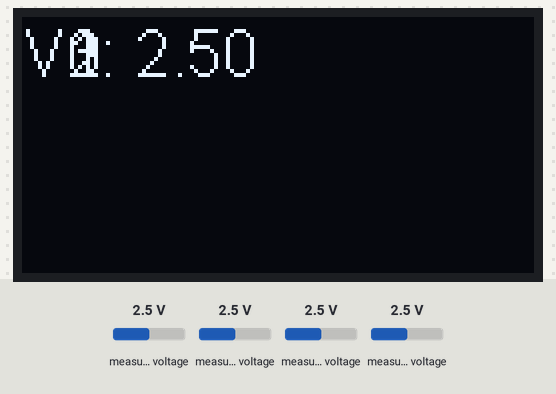
This sketch was run on a simulated ESP32. Parts: 128×64 one-colour display. The inputs (shaded band) are chosen by the test bench; at power-on: measured voltage 2.5 V.

Above: at 1.2 s.
1.3 s: measured voltage (sensor 200) set to 0.1 V
At 1.8 s:
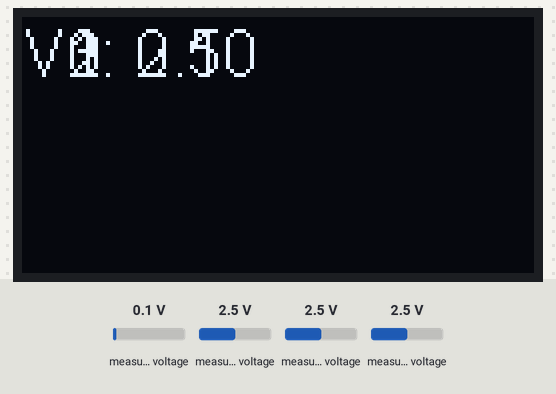
2.8 s: measured voltage (sensor 201) set to 1.2 V
At 4.0 s:
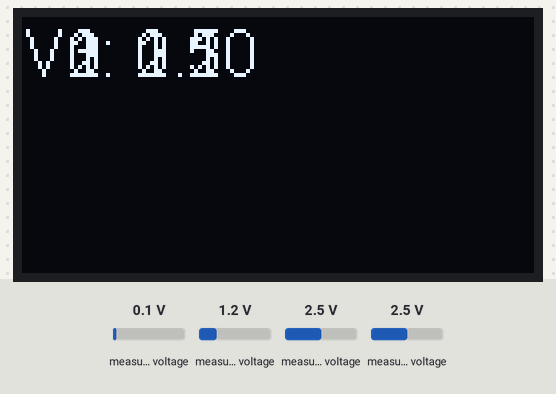
4.3 s: measured voltage (sensor 202) set to 3.8 V
5.8 s: measured voltage (sensor 203) set to 0.1 V
At 6.4 s:
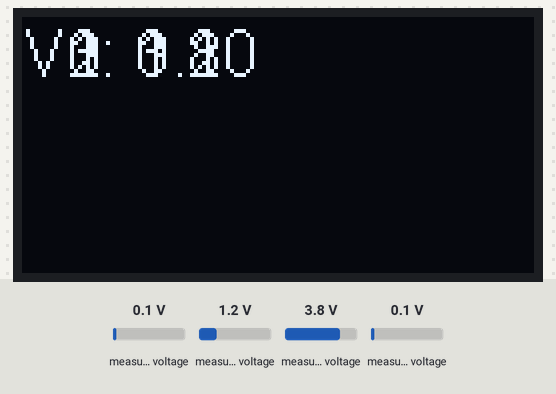
7.3 s: measured voltage (sensor 200) set to 4.9 V
At 8.2 s:
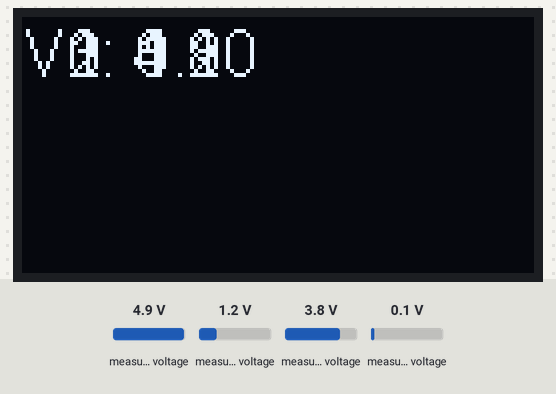
8.8 s: measured voltage (sensor 201) set to 0.1 V
At 9.8 s:
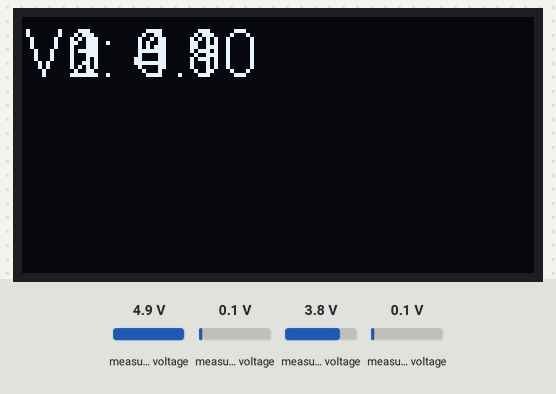
Timing chart, 0 to 11.3 s (numbered marks = the images above; inputs shaded):
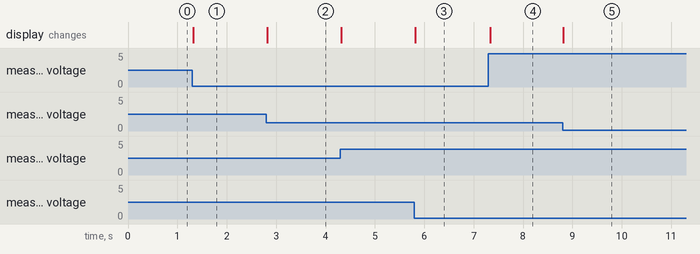

Measured:
- after the input at 1.3 s, the display: changes at once (image 1)
- after the input at 2.8 s, the display: changes at once (image 2)
- after the input at 5.8 s, the display: changes at once (image 3)
- after the input at 7.3 s, the display: changes at once (image 4)
- after the input at 8.8 s, the display: changes at once (image 5)

The sketch:

ESP32OledVoltageSD.ino
```cpp
#include <Wire.h>  // Only needed for Arduino 1.6.5 and earlier
#include "SSD1306.h" // alias for #include "SSD1306Wire.h
#include <Adafruit_ADS1015.h> //https://github.com/soligen2010/Adafruit_ADS1X15

Adafruit_ADS1015 ads(0x48); //Connect Address pin to GND to get address 0x48
//Sensor connected to 5 (SDA), 4 (SCL)
float V0 = 0.0;
float V1 = 0.0;
float V2 = 0.0;
float V3 = 0.0;
// Initialize the OLED display using Wire library
SSD1306  display(0x3c, 5, 4);


void setup() {
	Serial.begin(115200);
	// Initialising the ADS1015
	ads.begin();
	ads.setGain(GAIN_TWOTHIRDS);  // 2/3x gain +/- 6.144V  1 bit = 3mV

	// Initialising the UI will init the display too.
	display.init();
	display.flipScreenVertically();
}

void printVoltage() {
	// create more fonts at http://oleddisplay.squix.ch/
	display.setTextAlignment(TEXT_ALIGN_LEFT);
	display.setFont(ArialMT_Plain_16);
	display.drawString(0, 0, "V0: " + String(V0));
	display.drawString(0, 0, "V1: " + String(V1));
	display.drawString(0, 0, "V2: " + String(V2));
	display.drawString(0, 0, "V3: " + String(V3));
}


void loop() {
	display.clear();
	getVoltage();
	printVoltage();
	display.display();
}

void getVoltage() {
	V0 = (ads.readADC_SingleEnded(0) * 3) / 1000.00;
	V1 = (ads.readADC_SingleEnded(1) * 3) / 1000.00;
	V2 = (ads.readADC_SingleEnded(2) * 3) / 1000.00;
	V3 = (ads.readADC_SingleEnded(3) * 3) / 1000.00;
}
```
